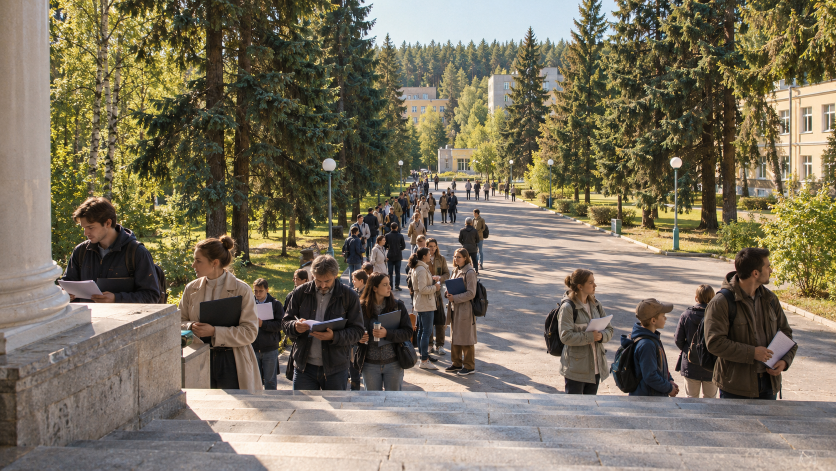
#> input picture assets/gen/s7b_gpt_a_0.png, 1672 x 941 px (shown at 1/2 size)
$ python _s7b_strip.py
#> lines starting #> are read from the running program, lines starting #| are printed output that depends on the picture
import numpy as np
from PIL import Image, ImageFilter

im = Image.open('assets/gen/s7b_gpt_a_0.png').convert('RGB')
#> im is the input picture: PIL image 1672x941 RGB; mean R, G, B 121.8, 113, 94.4
W, H = im.size
#> W = 1672; H = 941
a = np.asarray(im).astype(np.float32)
mx = a.max(2); mn = a.min(2)
#> after `mx = a.max(2)`:
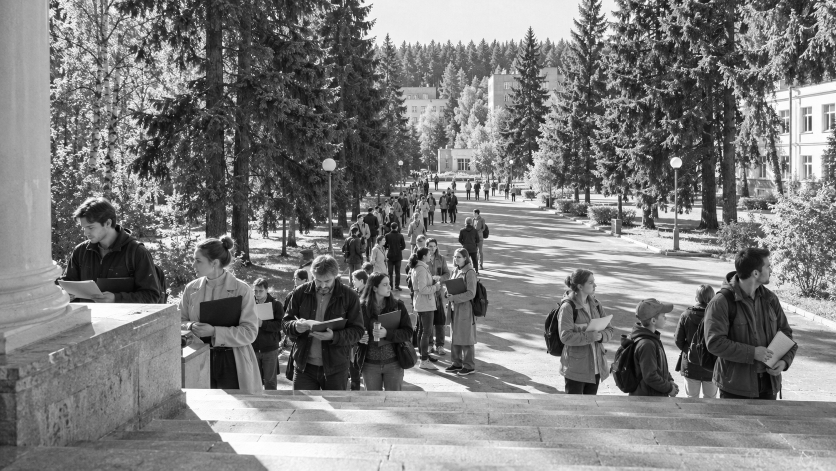
#> mx: shape (941, 1672) float32 (shown at 1/2 size); min 0, max 255, mean 124.2
#> after `mn = a.min(2)`:
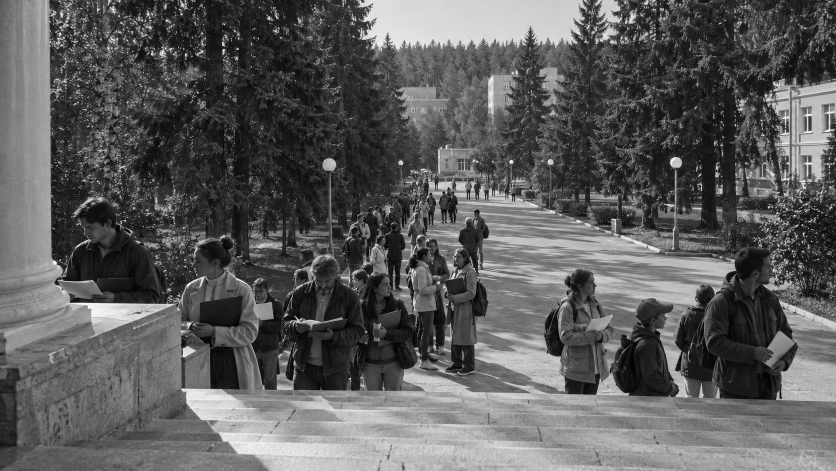
#> mn: shape (941, 1672) float32 (shown at 1/2 size); min 0, max 255, mean 92.4
lum = a.mean(2)
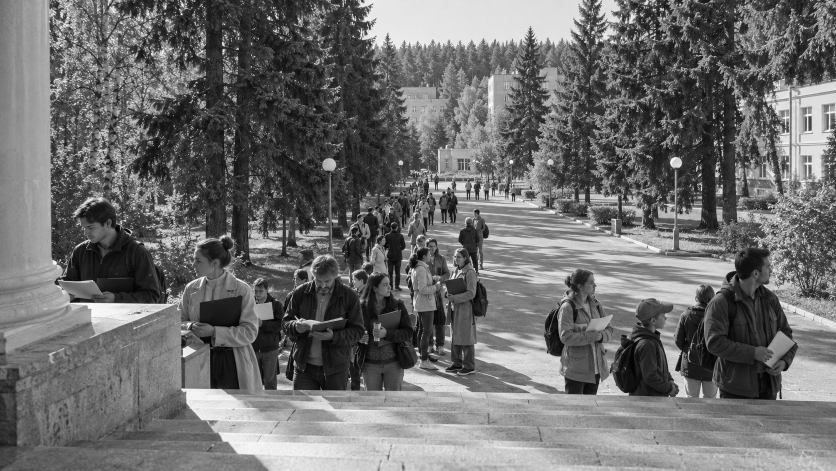
#> lum: shape (941, 1672) float32 (shown at 1/2 size); min 0, max 255, mean 109.8
sat = np.where(mx > 0, (mx - mn) / np.maximum(mx, 1), 0)
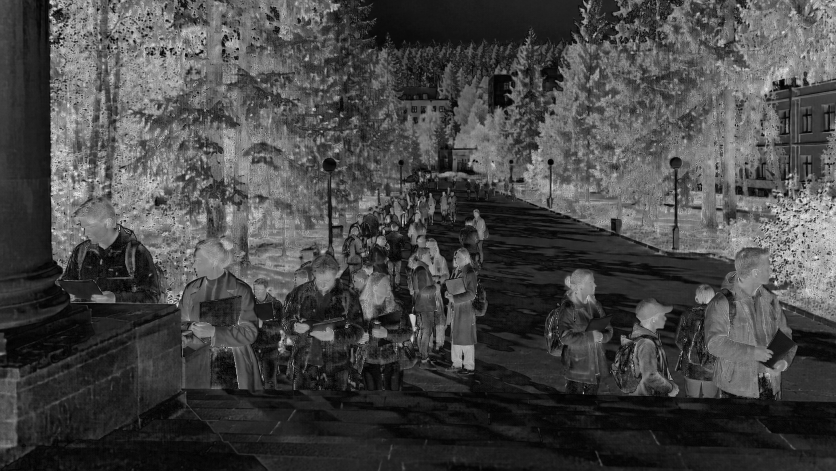
#> sat: shape (941, 1672) float32 (shown at 1/2 size); min 0, max 1, mean 0.277
gL = np.asarray(im.convert('L')).astype(np.float32)
gy, gx = np.gradient(gL)
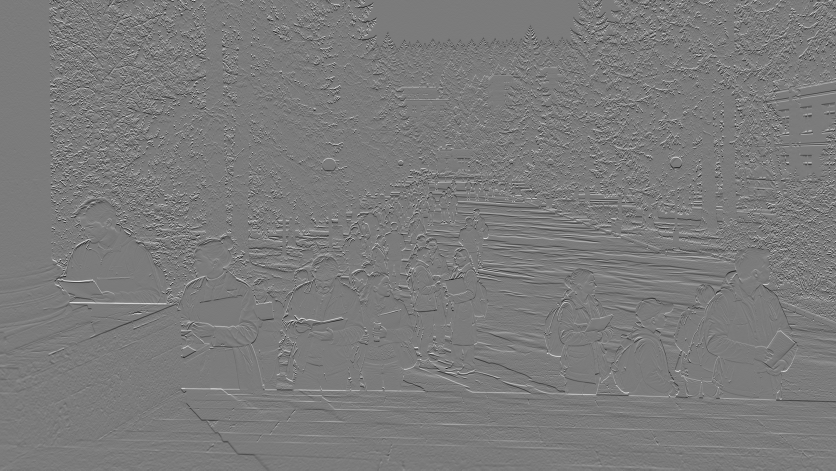
#> gy: shape (941, 1672) float32 (shown at 1/2 size); min -108.5, max 115.5, mean 0; drawn with min black and max white
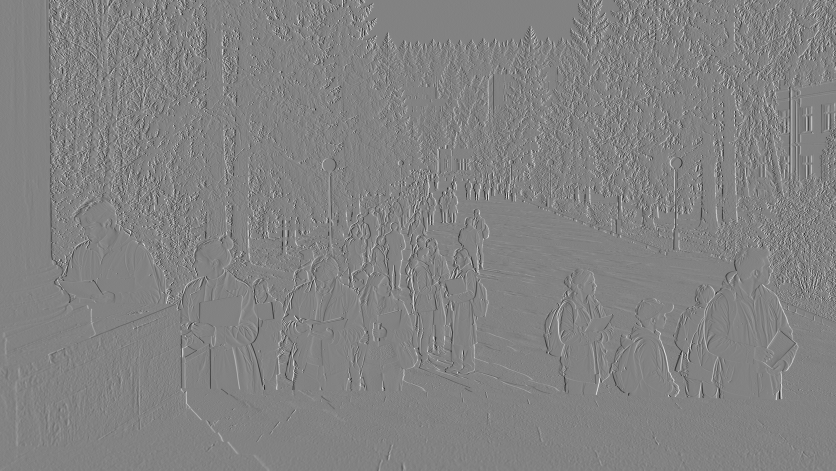
#> gx: shape (941, 1672) float32 (shown at 1/2 size); min -118.5, max 113, mean 0; drawn with min black and max white
mag = np.hypot(gx, gy)
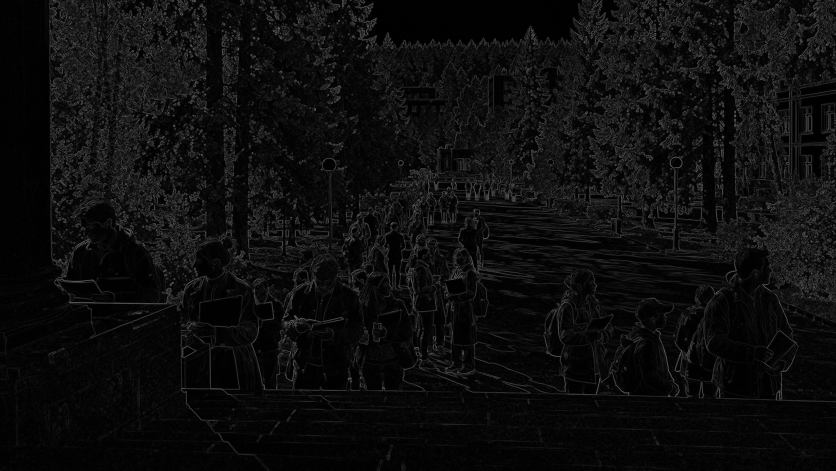
#> mag: shape (941, 1672) float32 (shown at 1/2 size); min 0, max 146, mean 13.7

print('row  | lum/sat/grad по x 0..140 шагом 10')
for y in range(240, 420, 20):
    line = []
    for x in range(0, 140, 10):
        L = lum[y:y+10, x:x+10].mean()
        S = sat[y:y+10, x:x+10].mean()
        M = mag[y:y+10, x:x+10].mean()
        line.append('%3.0f/%.2f/%2.0f' % (L, S, M))
    print('y=%3d ' % y + ' '.join(line))
print()
print('профиль гладкости по x (усреднение y 250..420):')
for x in range(0, 200, 10):
    print('  x %3d..%3d  lum %3.0f  sat %.2f  grad %4.1f' % (
        x, x+10, lum[250:420, x:x+10].mean(), sat[250:420, x:x+10].mean(),
        mag[250:420, x:x+10].mean()))
#> this loop made 20 passes
#|   x   0.. 10  lum 129  sat 0.22  grad  2.0
#|   x  10.. 20  lum 135  sat 0.20  grad  2.0
#|   x  20.. 30  lum 142  sat 0.18  grad  2.0
#|   x  30.. 40  lum 143  sat 0.17  grad  2.1
#|   x  40.. 50  lum 146  sat 0.16  grad  2.3
#|   x  50.. 60  lum 157  sat 0.15  grad  2.1
#|   x  60.. 70  lum 156  sat 0.14  grad  2.1
#|   x  70.. 80  lum 163  sat 0.12  grad  2.0
#> (further printed lines are left out)

$ run again, with assets/gen/bg_reception_vn_0.png copied over assets/gen/s7b_gpt_a_0.png
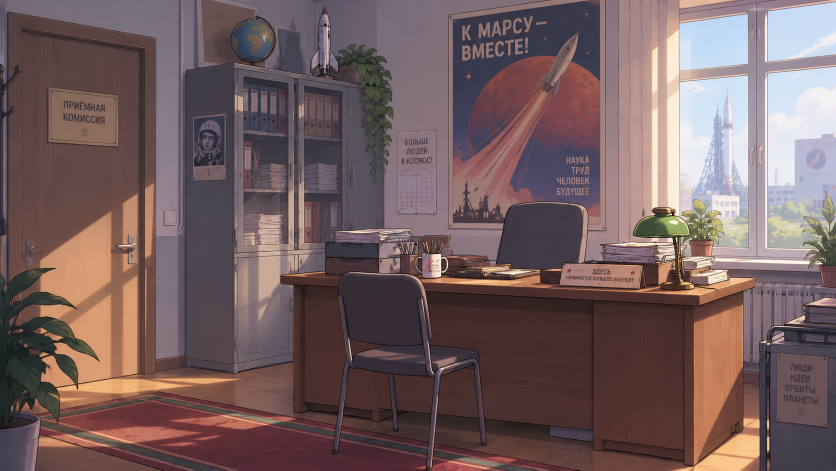
#> input picture assets/gen/bg_reception_vn_0.png, 1672 x 941 px (shown at 1/2 size)
#> im is the input picture: PIL image 1672x941 RGB; mean R, G, B 116.3, 94.6, 95.4
#> `gy, gx = np.gradient(gL)`:
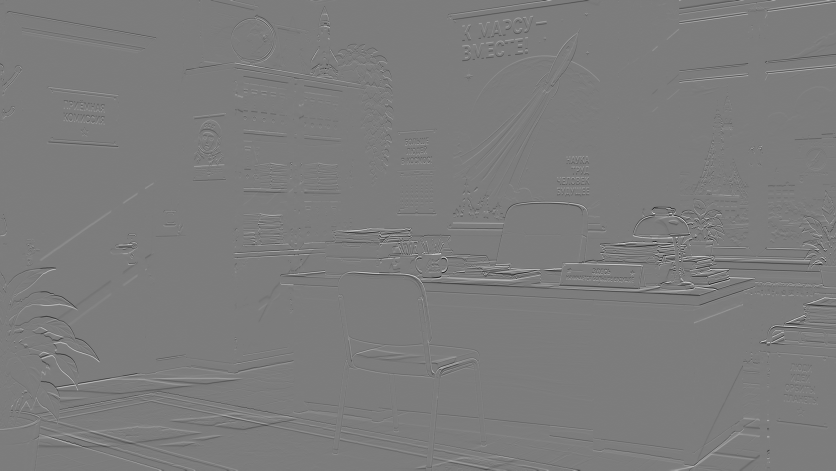
#> gy: shape (941, 1672) float32 (shown at 1/2 size); min -119, max 124.5, mean 0; drawn with min black and max white
#> `mag = np.hypot(gx, gy)`:
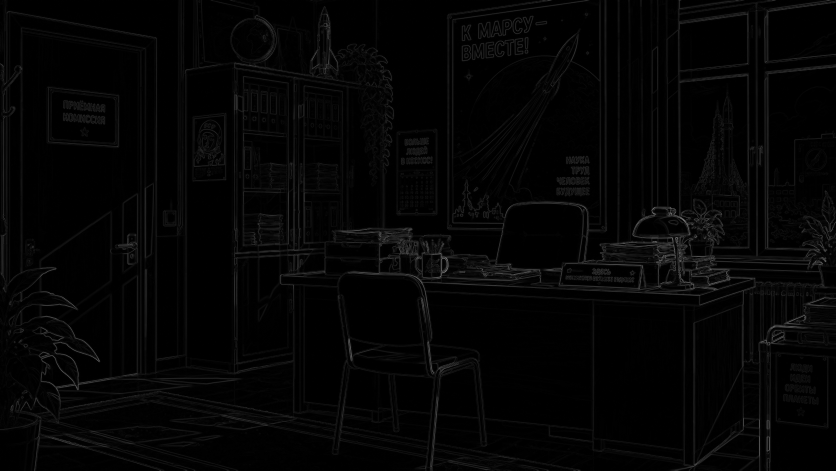
#> mag: shape (941, 1672) float32 (shown at 1/2 size); min 0, max 161.9, mean 4.9
#> the loop `for x in range(0, 200, 10):` made 20 passes
#|   x   0.. 10  lum  79  sat 0.20  grad 12.9
#|   x  10.. 20  lum  75  sat 0.19  grad 10.5
#|   x  20.. 30  lum  78  sat 0.28  grad  0.9
#|   x  30.. 40  lum  78  sat 0.28  grad  0.8
#|   x  40.. 50  lum  77  sat 0.30  grad  7.3
#> (further printed lines are left out)

$ run again, with assets/gen/kate_reception_0.png copied over assets/gen/s7b_gpt_a_0.png
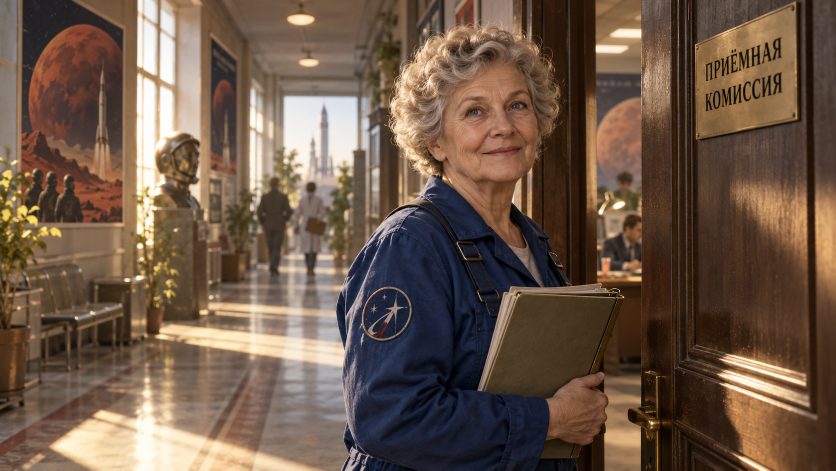
#> input picture assets/gen/kate_reception_0.png, 1672 x 941 px (shown at 1/2 size)
#> im is the input picture: PIL image 1672x941 RGB; mean R, G, B 109.7, 88.4, 72.3
#> `gy, gx = np.gradient(gL)`:
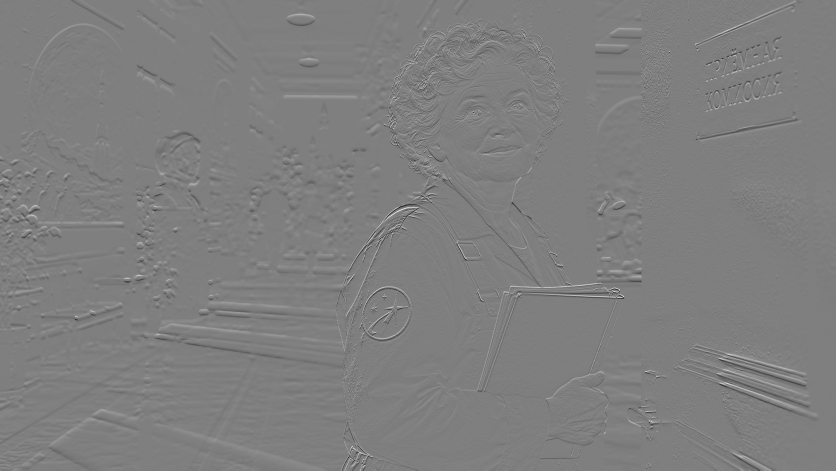
#> gy: shape (941, 1672) float32 (shown at 1/2 size); min -103, max 103.5, mean 0; drawn with min black and max white
#> `mag = np.hypot(gx, gy)`:
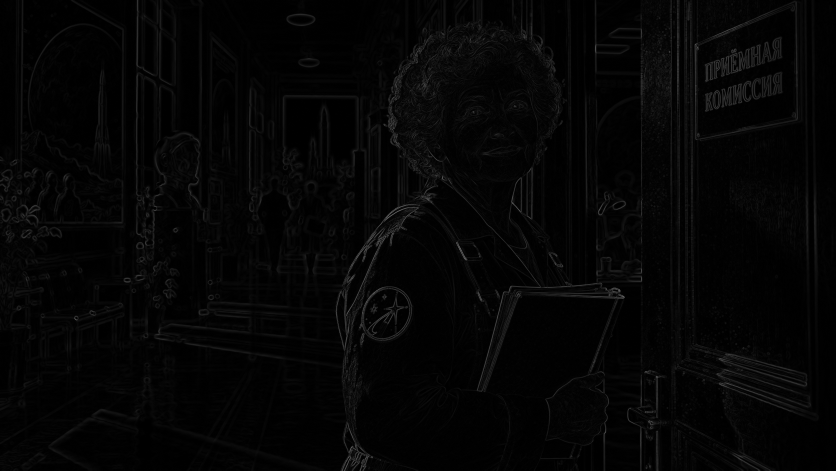
#> mag: shape (941, 1672) float32 (shown at 1/2 size); min 0, max 143, mean 5.2
#> the loop `for x in range(0, 200, 10):` made 20 passes
#|   x   0.. 10  lum 117  sat 0.39  grad  7.0
#|   x  10.. 20  lum 125  sat 0.40  grad  8.3
#|   x  20.. 30  lum 131  sat 0.29  grad  7.0
#|   x  30.. 40  lum 120  sat 0.41  grad  8.2
#|   x  40.. 50  lum  92  sat 0.55  grad  8.5
#> (further printed lines are left out)
